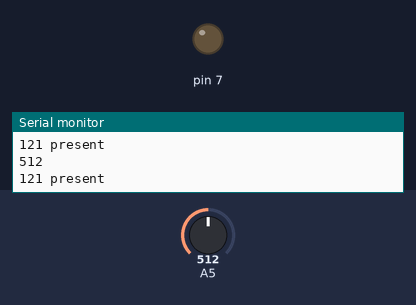
The sketch below on a simulated Arduino Uno, built with avr-gcc and run on an emulated ATmega328P. Parts: output pins drawn as LEDs (lit = HIGH), the last lines printed to the serial monitor. The test bench sets the inputs (shaded band); at power-on: A5 = 512.

Above: at 1.5 s.
1.6 s: A5 set to 489
At 3.3 s:
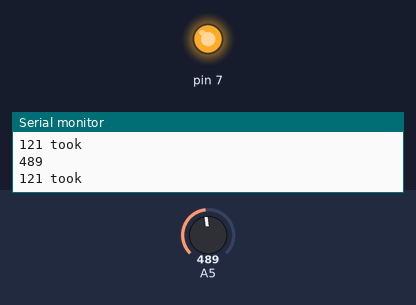
3.6 s: A5 set to 510
At 5.1 s:
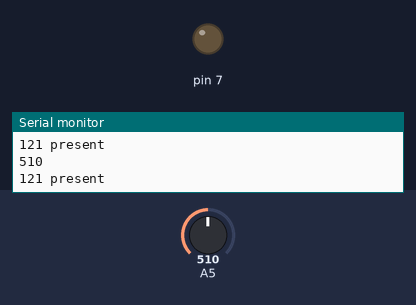
5.7 s: A5 set to 490
At 6.7 s:
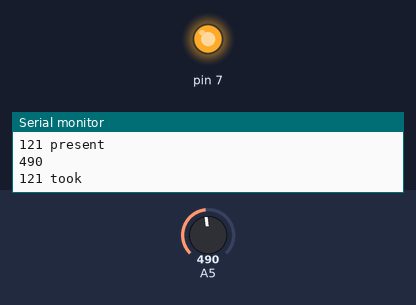
Timing chart, 0 to 8.7 s (numbered marks = the images above; inputs shaded):
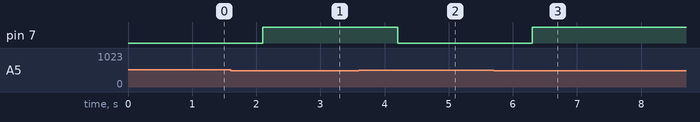

The sketch:

sketch_mar23a.ino
```cpp
void setup() {
  // put your setup code here, to run once:
  Serial.begin(9600);
  pinMode(7,OUTPUT);
}

void loop() {
  // put your main code here, to run repeatedly:
  int c=analogRead(A5);
  Serial.println(c);
  if(c<500)
  {
    digitalWrite(7,HIGH);
    Serial.println("121 took");

    delay(700);
  }
  else
  {
    digitalWrite(7,LOW);
    Serial.println("121 present");


    delay(700);
  }
}
```

Measured:
- the behaviour switches between 500 and 499 on A5 (found by bisection; images 0 and 1)
- after the input at 1.6 s, pin 7: LOW → HIGH after 0.50 s
- after the input at 3.6 s, pin 7: HIGH → LOW after 0.60 s
- after the input at 5.7 s, pin 7: LOW → HIGH after 0.60 s
